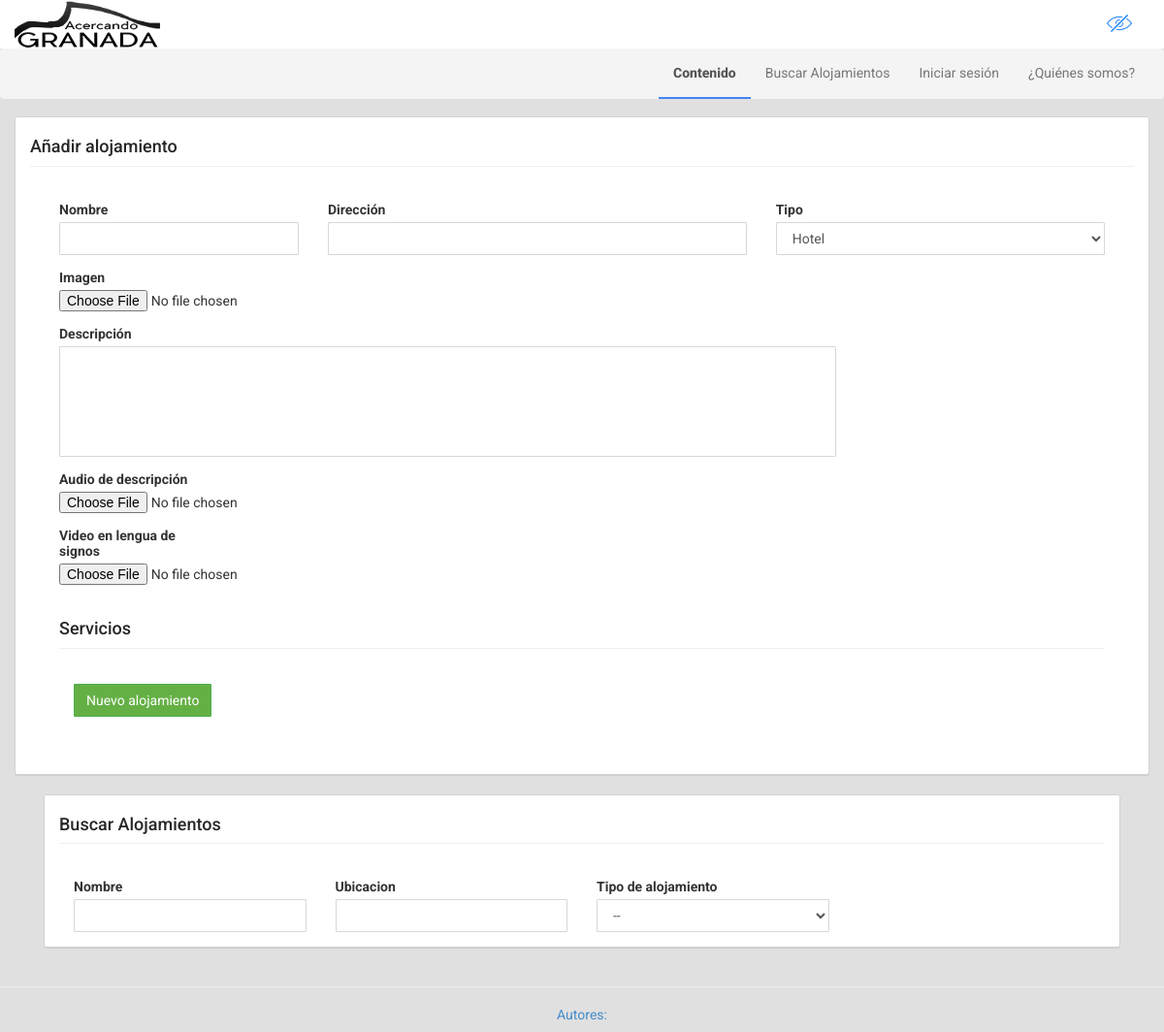
The page /GRXDev/index.php?cat=gestion_alojamientos on the database as committed earlier.
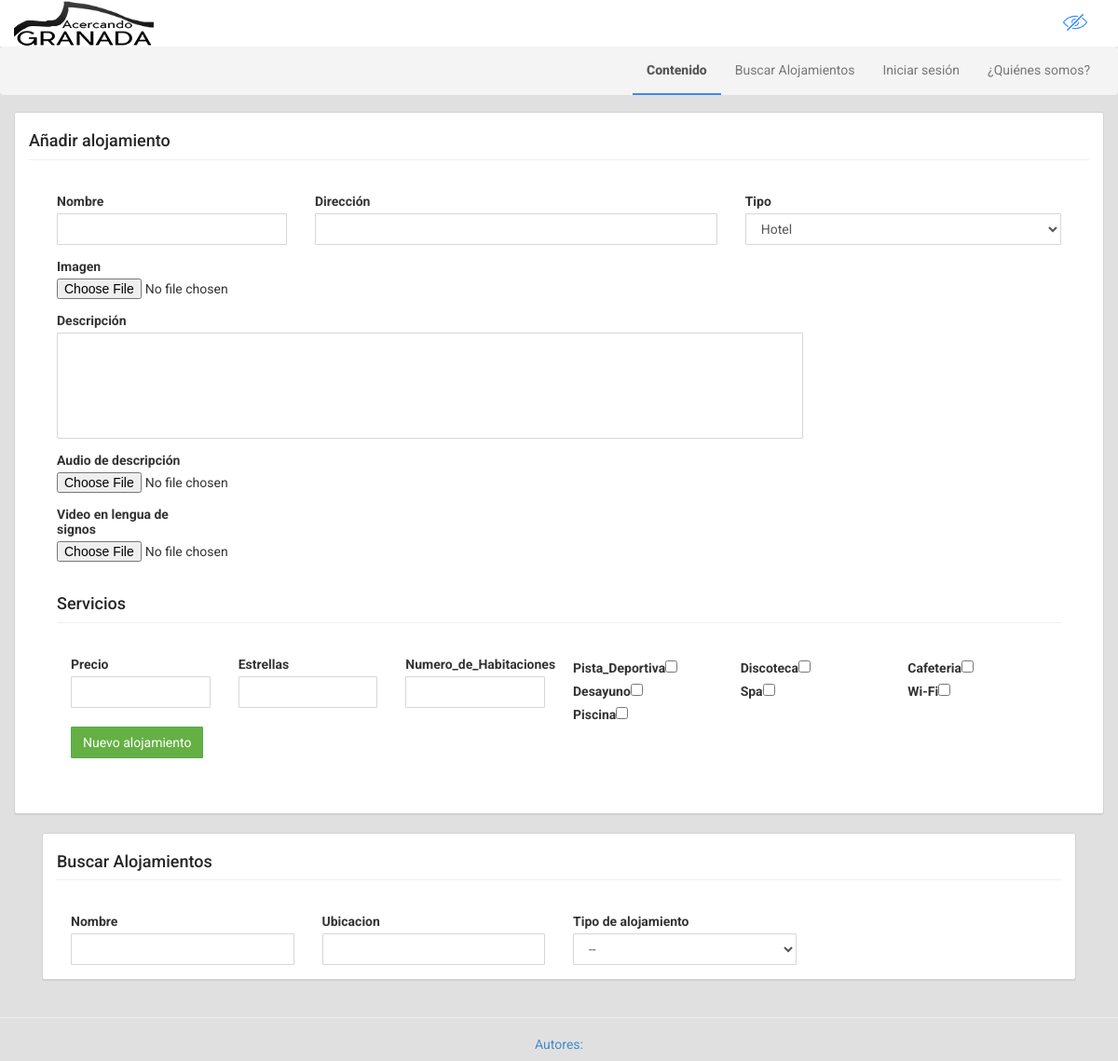
The same page on the database as committed later.
### tables this page shows
CREATE TABLE IF NOT EXISTS `caracteristicas` (
`ID_Caracteristicas` int(10) NOT NULL,
  `Descripcion` varchar(255) NOT NULL,
  `Tipo` varchar(255) NOT NULL,
  `Tipo_check` int(10) NOT NULL
);

### GRXDev/conexionBD.php (called while the page is built)
<?php
include "BD.php";
$datos = new BD("localhost", "root", "", "GRXDev");
?>

### GRXDev/BD.php (called while the page is built, shortened)
<?php
class BD {
    private $localhost;
    private $user;
    private $pass;
    public function BD($direccion, $usuario, $contrasenia, $basedatos) {
        $this->localhost = $direccion;
        $this->user = $usuario;
        $this->pass = $contrasenia;
        $this->database = $basedatos;
    }
    public function GetMyConnection() {
        $this->conexion = mysql_connect($this->localhost, $this->user, $this->pass) or die('Could not connect to server.');
        return $this->conexion;
    }
    public function Query($cadena) {
        return $res = mysql_query($cadena, $this->GetMyConnection());
    }
}

### GRXDev/gestion_alojamientos.php (the view, shortened to what the changed rows need)
<div class="container" id="main">
    <div class="row">
        <div center-block">
            <div class="panel panel-warning">
                <div class="panel-body">
                <form enctype="multipart/form-data" class="form col-md-12" action="script_nuevo_alojamiento.php" method="post">
                        <div class="panel-body">
                    <?php
                    include 'conexionBD.php';
                    $result=$datos->Query("SELECT * FROM caracteristicas WHERE tipo='0' order  by Tipo_check");
                    while($fila=mysql_fetch_array($result)){
                        if($fila['Tipo_check']=='1'){
                            echo '<div class="col-md-2 col-sm-2">';
                            echo '<label for="'.$fila['Descripcion'].'">'.$fila['Descripcion'].'</label>';
                            echo '<input type="checkbox"  name="'.$fila['ID_Caracteristicas'].'" value="'.$fila['ID_Caracteristicas'].'" >';
                        }else{
                            echo '<div class="form-group col-md-2 col-sm-2">';
                            echo '<label for="'.$fila['Descripcion'].'">'.$fila['Descripcion'].'</label>';
                            echo '<input type="text" id="'.$fila['ID_Caracteristicas'].'" name="'.$fila['ID_Caracteristicas'].'" class="form-control" >';
                        }
                        echo '</div>';
                    }
                    ?>
                        </div>
                    </div>
                </div>
            </div>
        </div>
    </div>

Rows that differ between the two databases and show on the page:
added caracteristicas: Descripcion "Precio"
added caracteristicas: Descripcion "Estrellas"
added caracteristicas: Descripcion "Numero_de_Habitaciones"
added caracteristicas: Descripcion "Pista_Deportiva"
added caracteristicas: Descripcion "Discoteca"
added caracteristicas: Descripcion "Cafeteria"
added caracteristicas: Descripcion "Desayuno"
added caracteristicas: Descripcion "Spa"
added caracteristicas: Descripcion "Wi-Fi"
added caracteristicas: Descripcion "Piscina"
